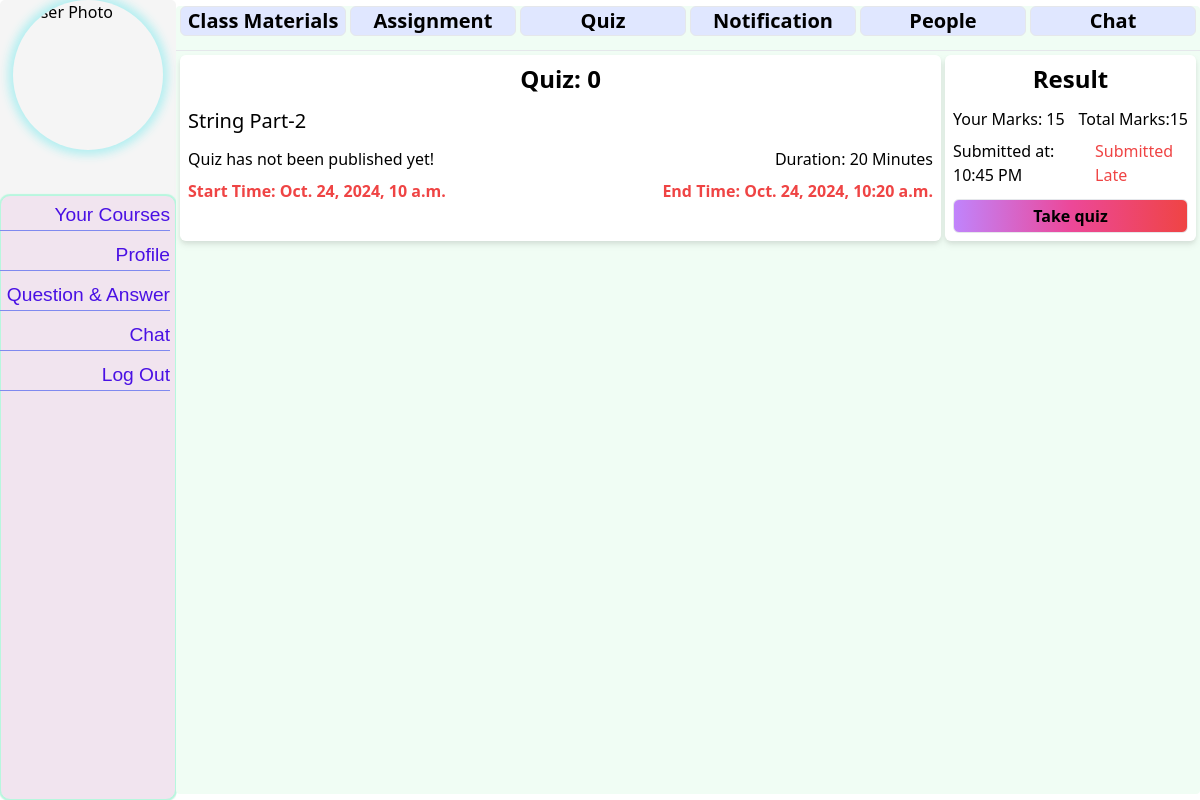
/course/1/quizes/, run on an earlier commit of the app's database.
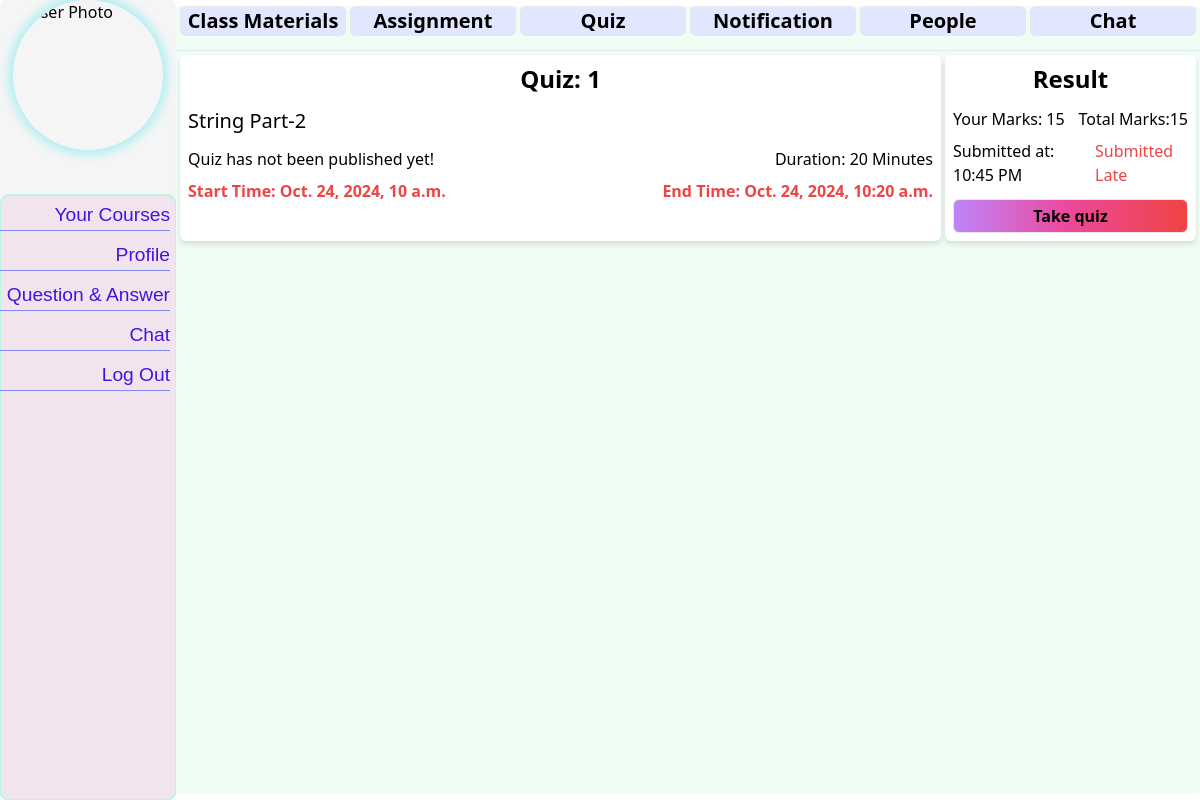
And on a later commit of the database.
### courses/models.py (models this page shows, shortened)
class CourseQuiz(models.Model):
    course = models.ForeignKey(Course, on_delete=models.CASCADE, related_name='quizzes')
    title = models.CharField(max_length=30)
    quiz_number=models.PositiveSmallIntegerField(default=0)
    total_marks = models.IntegerField()
    duration = models.PositiveIntegerField(blank=False)
    start_time = models.DateTimeField(blank=False)  # Field for the start time
    end_time = models.DateTimeField(blank=False)    # Field for the end time
    publish_status=models.BooleanField(default=False)

### courses/views.py (the view)
# urls.py: path('quizes/',views.quizes,name="quizes"),
def quizes(request,pk):
    course=get_object_or_404(Course,pk=pk)
    quizes = CourseQuiz.objects.filter(course=course)
    context={
        "quizes":quizes,
        "course":course,
    }
    return render(request,'course/quizes.html',context=context)

### student/context_processors.py (called while the page is built)
def profile_context(request):
    if request.user.is_authenticated:
        try:
            student_profile = Student.objects.get(user=request.user)
            return {'profile': student_profile}
        except Student.DoesNotExist:
            return {}
    return {}

### templates/course/quizes.html (shortened to what this page needs)
{% extends 'course/courseDetails.html' %}
{% load static %}
{% block course_content %}
{% if quizes%}
{% for q in quizes%}
<div class="grid grid-cols-4 gap-1 drop-shadow-md p-1 rounded-md ">
  <div class="col-span-3  bg-white rounded-md p-2">
    <div class="text-center text-2xl text-black font-semibold ">
      Quiz: {{q.quiz_number}}
    </div>
    <div class="text-xl my-3">
      {{q.title}}
    </div>
    <div class="flex justify-between font-medium my-2">
      <div>
        {% if q.published_status%}
        Quiz has been published.
        {%else%}
         Quiz has not been published yet!
         {%endif%}
      </div>
      <div>
        Duration: {{q.duration}} Minutes
      </div>
    </div>
    <div class="flex justify-between text-red-500 font-bold mb-2">
      <div>
        Start Time: {{q.start_time}}
      </div>
      <div>
        End Time: {{q.end_time}}
      </div>
    </div>
  </div>
  <div class="col-span-1 bg-white rounded-md p-2">
     <div class="text-center text-2xl text-black font-semibold mb-3">
      Result
     </div>
     <div class="flex justify-between my-2">
      <div>Your Marks: 15</div>
      <div>Total Marks:{{q.total_marks}}</div>
     </div>
     <div class="flex justify-between">
      <div>Submitted at: 10:45 PM</div>
      <div><h1 class="text-red-500 font-normal">Submitted Late</h1></div>
     </div>
     <a href="{% url 'courses:take_quiz' pk=q.pk %}">
      <div class="w-full mx-auto my-3 mb-0 text-center border rounded-md bg-gradient-to-r from-purple-400 via-pink-500 to-red-500 h-auto font-semibold p-1">
        Take quiz
      </div>
    </a>
  </div>
</div>
{%endfor%}
{%else%}
<div class="bg-red-400 mx-auto w-3/4 p-3 my-3 rounded-md">
  <h1 class="font-bold text-center">No Quiz Found!</h1>
</div>
{%endif%}
{%endblock%}

What changed in the data, as far as the page shows it:
changed CourseQuiz "String Part-2": quiz_number "0" → "1"
